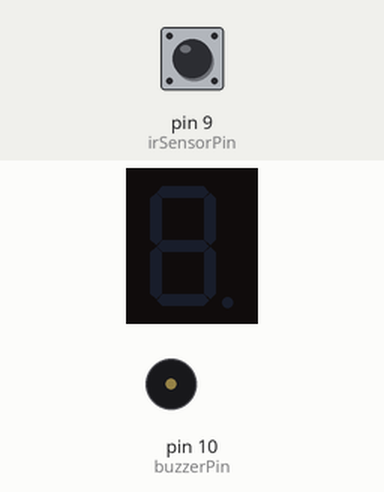
Simulated run of this sketch. Board: Arduino Uno, built with avr-gcc and run on an emulated ATmega328P. Shown: 1-digit seven-segment display, buzzer (waves = sounding, pin HIGH). Wiring (inferred from the names in the program): 1-digit 7-segment display, segments lit when HIGH: segments pin 2, pin 3, pin 4, pin 5, pin 6, pin 7, pin 8. The test bench sets the inputs (shaded band); at power-on: pin 9 (irSensorPin) LOW. The segment pins are drawn as the display they are named for; pins used as bus, display or sensor lines are not drawn.

Above: at 1.2 s.
1.3 s: pin 9 (irSensorPin) driven HIGH
At 2.6 s:
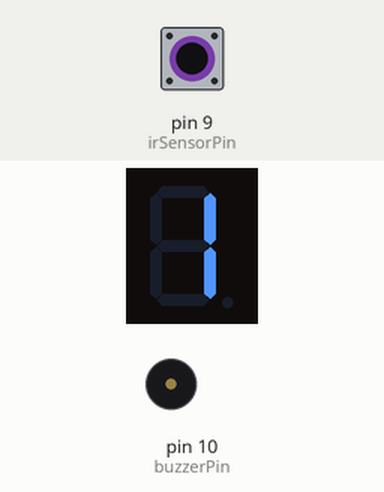
2.9 s: pin 9 (irSensorPin) pulsed LOW 5 times (0.12 s each, 0.3 s apart)
At 5.3 s:
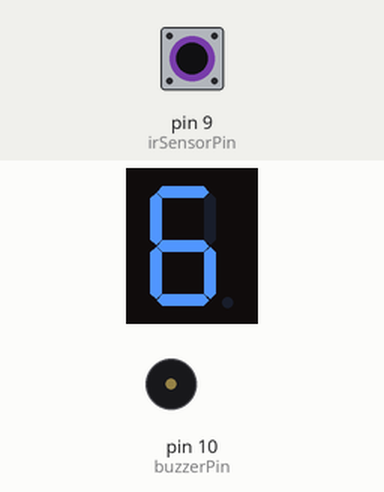
5.9 s: pin 9 (irSensorPin) pulsed LOW 2 times (0.12 s each, 0.3 s apart)
At 7.7 s:
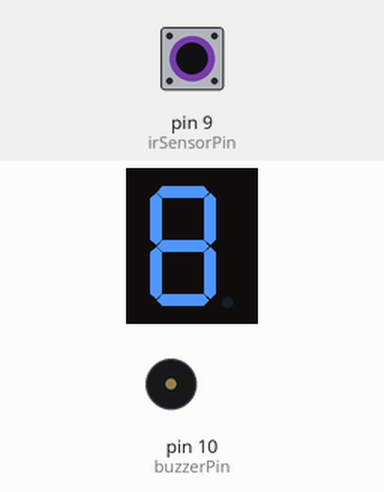
Timing chart, 0 to 9.2 s (numbered marks = the images above; inputs shaded):
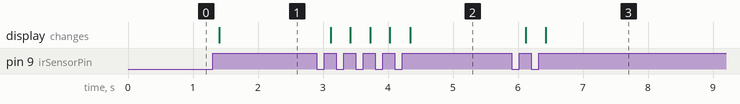

The sketch:

counting_digits.ino
```cpp
// Seven Segment Display pins
const int segmentPins[] = {2, 3, 4, 5, 6, 7, 8};
// IR Sensor pin
const int irSensorPin = 9;
// Buzzer pin
const int buzzerPin = 10;

// Segment values for numbers 0 to 9
const byte numbers[10] = {
  B00111111, // 0
  B00000110, // 1
  B01011011, // 2
  B01001111, // 3
  B01100110, // 4
  B01101101, // 5
  B01111101, // 6
  B00000111, // 7
  B01111111, // 8
  B01101111  // 9
};

int count = 0;

void setup() {
  // Initialize segment pins
  for (int i = 0; i < 7; i++) {
    pinMode(segmentPins[i], OUTPUT);
    digitalWrite(segmentPins[i], LOW); // Turn off all segments
  }
  // Initialize IR sensor pin
  pinMode(irSensorPin, INPUT);
  // Initialize buzzer pin
  pinMode(buzzerPin, OUTPUT);
  digitalWrite(buzzerPin, LOW); // Turn off buzzer
}

void loop() {
  // Check if IR sensor is triggered
  if (digitalRead(irSensorPin) == HIGH) {
    delay(100); // Debounce delay
    count = (count + 1) % 10; // Increment count and wrap around after 9

    // Display the count on the seven-segment display
    displayNumber(count);

    // If count is 9, sound the buzzer
    if (count == 9) {
      digitalWrite(buzzerPin, HIGH); // Turn on buzzer
      delay(1000); // Buzzer sound duration
      digitalWrite(buzzerPin, LOW); // Turn off buzzer
    }

    // Wait until IR sensor is not triggered
    while (digitalRead(irSensorPin) == HIGH) {
      delay(10);
    }
  }
}

void displayNumber(int num) {
  // Turn off all segments
  for (int i = 0; i < 7; i++) {
    digitalWrite(segmentPins[i], LOW);
  }

  // Turn on segments for the given number
  for (int i = 0; i < 7; i++) {
    digitalWrite(segmentPins[i], bitRead(numbers[num], i));
  }
}
```

Measured:
- after the input at 1.3 s, the display: changes after 0.10 s (image 1)
- after the input at 2.9 s, the display: first changes after 0.22 s (image 2 shows a later state)
- after the input at 5.9 s, the display: first changes after 0.22 s (image 3 shows a later state)
